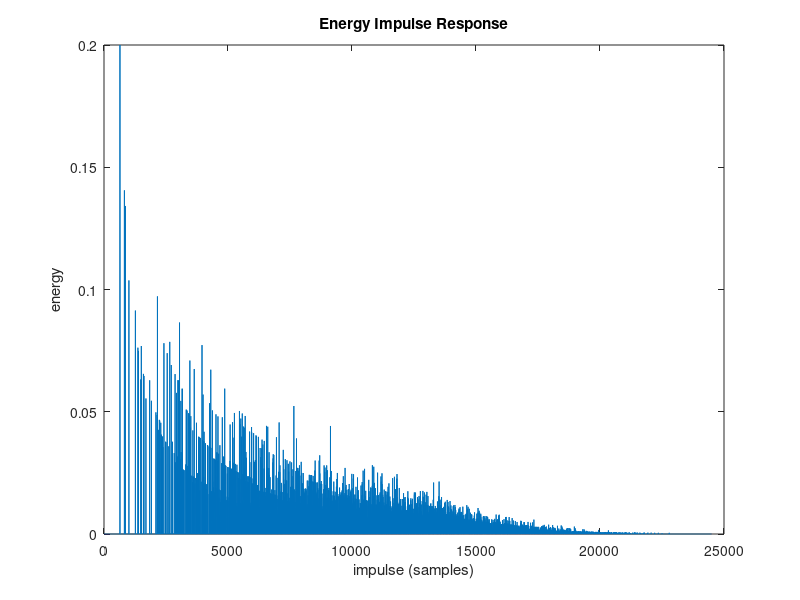

This chart was generated by the following MATLAB code:
clear all;
%roomsize in meters
%x,y,z coords of roomsize in meters
roomsize = [10 10 10];
%x,y,z coords of the receiver
receiver = [2 4 5];
%x,y,z coords of the source
source = [2 7 1];

%sample rate
Fs = 44100;

%number of virtual rooms along each dimension
N = 10;

%wall absorption coefficient
alpha = 0.9;

%max number of seconds possible plus a little bit
tf = sqrt( ((N+1) * roomsize(1))^2 + ((N+1) * roomsize(2))^2 + ((N+1) * roomsize(3))^2) / 343;

%energy impulse response
h = zeros(uint32(Fs * tf),1);

for d = -N : N
    A = (d + mod(d,2) * 1)*roomsize(1) + (-1)^mod(d,2) * source(1) - receiver(1);
    
    for e = -N : N
        B = (e + mod(e,2) * 1)*roomsize(2) + (-1)^mod(e,2) * source(2) - receiver(2);
        
        for f = -N : N
            C = (f + mod(f,2) * 1)*roomsize(3) + (-1)^mod(f,2) * source(3) - receiver(3);

            l_def = sqrt(A^2 + B^2 + C^2);
            t = l_def / 343;
            n = uint32(t * Fs);
            w = abs(d) + abs(e) + abs(f);
            h(n) = h(n) + ( 1 / l_def) * alpha^w;
        end
    end
end
figure;
plot(h);
title('Energy Impulse Response');
xlabel('impulse (samples)');
ylabel('energy');
audiowrite(strcat('IR_',num2str(roomsize(1)),'mX',num2str(roomsize(2)),'mX',num2str(roomsize(3)),'m_s1582241_Karle_Mark.wav'), h,Fs);